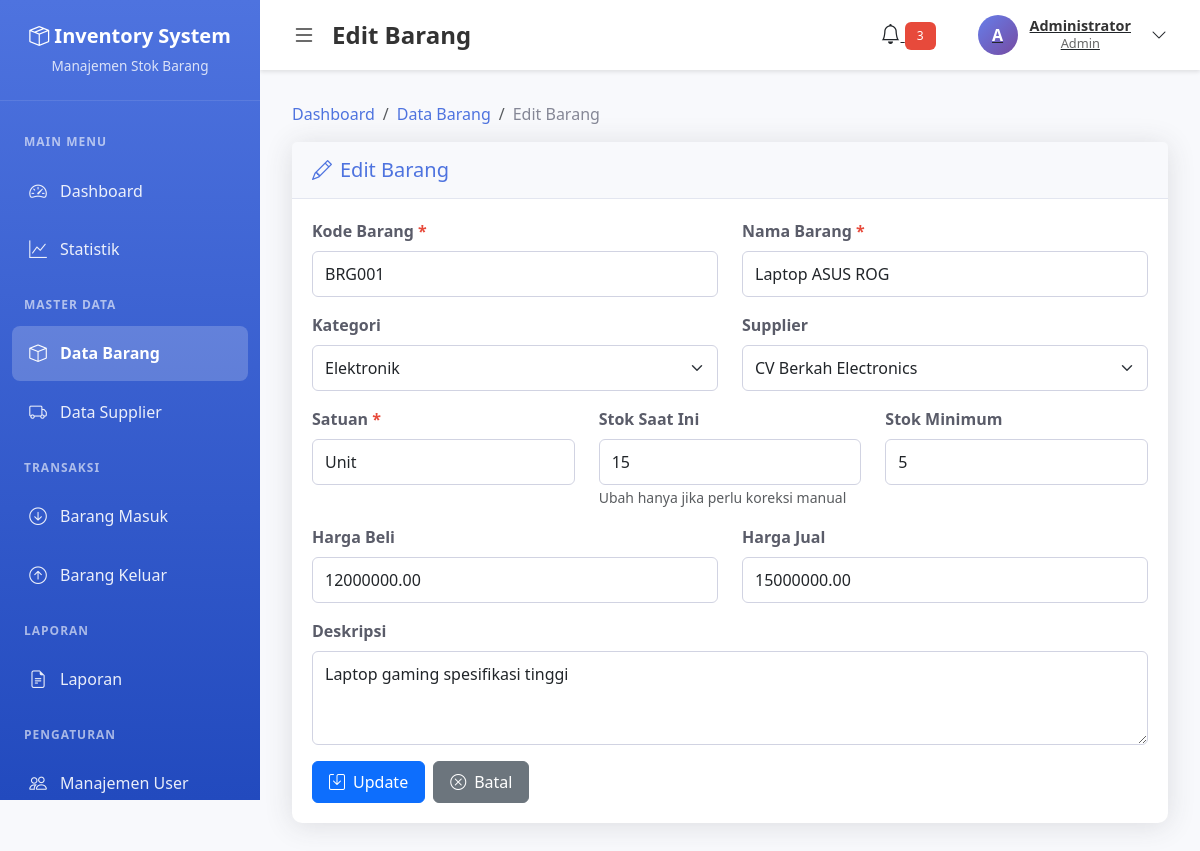
Screenshot of /barang/edit.php?id=1 (signed in) with the database file from the repository.
### tables this page shows
CREATE TABLE barang (
    id INT PRIMARY KEY AUTO_INCREMENT,
    kode_barang VARCHAR(20) UNIQUE NOT NULL,
    nama_barang VARCHAR(100) NOT NULL,
    kategori_id INT,
    supplier_id INT,
    satuan VARCHAR(20),
    stok INT DEFAULT 0,
    harga_beli DECIMAL(15,2),
    harga_jual DECIMAL(15,2),
    stok_minimum INT DEFAULT 10,
    deskripsi TEXT,
    created_at TIMESTAMP DEFAULT CURRENT_TIMESTAMP,
    updated_at TIMESTAMP DEFAULT CURRENT_TIMESTAMP ON UPDATE CURRENT_TIMESTAMP,
    FOREIGN KEY (kategori_id) REFERENCES kategori(id) ON DELETE SET NULL,
    FOREIGN KEY (supplier_id) REFERENCES supplier(id) ON DELETE SET NULL
);

CREATE TABLE kategori (
    id INT PRIMARY KEY AUTO_INCREMENT,
    nama_kategori VARCHAR(100) NOT NULL,
    deskripsi TEXT,
    created_at TIMESTAMP DEFAULT CURRENT_TIMESTAMP
);

CREATE TABLE supplier (
    id INT PRIMARY KEY AUTO_INCREMENT,
    kode_supplier VARCHAR(20) UNIQUE NOT NULL,
    nama_supplier VARCHAR(100) NOT NULL,
    alamat TEXT,
    telepon VARCHAR(20),
    email VARCHAR(100),
    created_at TIMESTAMP DEFAULT CURRENT_TIMESTAMP,
    updated_at TIMESTAMP DEFAULT CURRENT_TIMESTAMP ON UPDATE CURRENT_TIMESTAMP
);

### barang/edit.php (the view, shortened to what this page needs)
<?php
require_once __DIR__ . '/../includes/header.php';
$db = getDB();
$id = isset($_GET['id']) ? (int)$_GET['id'] : 0;
try {
    $stmt = $db->prepare("SELECT * FROM barang WHERE id = ?");
    $stmt->execute([$id]);
    $barang = $stmt->fetch();
    $kategoris = $db->query("SELECT * FROM kategori ORDER BY nama_kategori")->fetchAll();
    $suppliers = $db->query("SELECT * FROM supplier ORDER BY nama_supplier")->fetchAll();
} catch (PDOException $e) {
    die("Error: " . $e->getMessage());
}
?>
<nav aria-label="breadcrumb">
    <ol class="breadcrumb">
        <li class="breadcrumb-item"><a href="../dashboard/index.php">Dashboard</a></li>
        <li class="breadcrumb-item"><a href="barang.php">Data Barang</a></li>
        <li class="breadcrumb-item active">Edit Barang</li>
    </ol>
</nav>
<div class="card">
    <div class="card-header">
        <h5 class="mb-0"><i class="bi bi-pencil me-2"></i>Edit Barang</h5>
    </div>
    <div class="card-body">
        <form method="POST" class="needs-validation" novalidate>
            <div class="row">
                <div class="col-md-6 mb-3">
                    <label class="form-label">Kode Barang <span class="text-danger">*</span></label>
                    <input type="text" name="kode_barang" class="form-control" required
                           value="<?php echo htmlspecialchars($barang['kode_barang']); ?>">
                </div>
                <div class="col-md-6 mb-3">
                    <label class="form-label">Nama Barang <span class="text-danger">*</span></label>
                    <input type="text" name="nama_barang" class="form-control" required
                           value="<?php echo htmlspecialchars($barang['nama_barang']); ?>">
                </div>
                <div class="col-md-6 mb-3">
                    <label class="form-label">Kategori</label>
                    <select name="kategori_id" class="form-select">
                        <?php foreach ($kategoris as $k): ?>
                            <option value="<?php echo $k['id']; ?>"
                                    <?php echo ($barang['kategori_id'] == $k['id']) ? 'selected' : ''; ?>>
                                <?php echo htmlspecialchars($k['nama_kategori']); ?>
                            </option>
                        <?php endforeach; ?>
                    </select>
                </div>
                <div class="col-md-6 mb-3">
                    <label class="form-label">Supplier</label>
                    <select name="supplier_id" class="form-select">
                        <?php foreach ($suppliers as $s): ?>
                            <option value="<?php echo $s['id']; ?>"
                                    <?php echo ($barang['supplier_id'] == $s['id']) ? 'selected' : ''; ?>>
                                <?php echo htmlspecialchars($s['nama_supplier']); ?>
                            </option>
                        <?php endforeach; ?>
                    </select>
                </div>
                <div class="col-md-4 mb-3">
                    <label class="form-label">Satuan <span class="text-danger">*</span></label>
                    <input type="text" name="satuan" class="form-control" required
                           value="<?php echo htmlspecialchars($barang['satuan']); ?>">
                </div>
                <div class="col-md-4 mb-3">
                    <label class="form-label">Stok Saat Ini</label>
                    <input type="number" name="stok" class="form-control" min="0"
                           value="<?php echo $barang['stok']; ?>">
                    <small class="text-muted">Ubah hanya jika perlu koreksi manual</small>
                </div>
                <div class="col-md-4 mb-3">
                    <label class="form-label">Stok Minimum</label>
                    <input type="number" name="stok_minimum" class="form-control" min="0"
                           value="<?php echo $barang['stok_minimum']; ?>">
                </div>
                <div class="col-md-6 mb-3">
                    <label class="form-label">Harga Beli</label>
                    <input type="number" name="harga_beli" class="form-control" min="0" step="0.01"
                           value="<?php echo $barang['harga_beli']; ?>">
                </div>
                <div class="col-md-6 mb-3">
                    <label class="form-label">Harga Jual</label>
                    <input type="number" name="harga_jual" class="form-control" min="0" step="0.01"
                           value="<?php echo $barang['harga_jual']; ?>">
                </div>
                <div class="col-md-12 mb-3">
                    <label class="form-label">Deskripsi</label>
                    <textarea name="deskripsi" class="form-control" rows="3"><?php echo htmlspecialchars($barang['deskripsi']); ?></textarea>
                </div>
            </div>
            <div class="d-flex gap-2">
                <button type="submit" class="btn btn-primary">
                    <i class="bi bi-save me-2"></i>Update
                </button>
                <a href="barang.php" class="btn btn-secondary">
                    <i class="bi bi-x-circle me-2"></i>Batal
                </a>
            </div>
        </form>
    </div>
</div>
<?php require_once __DIR__ . '/../includes/footer.php'; ?>

### assets/css/style.css (style rules this page uses)
:root { --primary-color: #4e73df; --secondary-color: #858796; --success-color: #1cc88a; --danger-color: #e74a3b; --warning-color: #f6c23e; --info-color: #36b9cc; --light-color: #f8f9fc; --dark-color: #5a5c69; --sidebar-width: 250px; }
* { margin: 0; padding: 0; box-sizing: border-box; }
body { font-family: 'Segoe UI', Tahoma, Geneva, Verdana, sans-serif; background-color: #f8f9fc; color: #333; }
.text-danger { color: var(--danger-color) !important; }
.card { border: none; border-radius: 10px; box-shadow: 0 0.15rem 1.75rem rgba(58, 59, 69, 0.15); margin-bottom: 1.5rem; }
.card-header { background-color: #f8f9fc; border-bottom: 1px solid #e3e6f0; padding: 1rem 1.25rem; font-weight: 600; color: var(--primary-color); }
.card-body { padding: 1.25rem; }
.btn { border-radius: 6px; padding: 0.5rem 1rem; font-weight: 500; transition: all 0.3s ease; }
.form-control, .form-select { border-radius: 6px; border: 1px solid #d1d3e2; padding: 0.625rem 0.75rem; }
.form-label { font-weight: 600; color: var(--dark-color); margin-bottom: 0.5rem; }
.breadcrumb { background-color: transparent; padding: 0; margin-bottom: 1rem; }
.breadcrumb-item a { color: var(--primary-color); text-decoration: none; }
.breadcrumb-item.active { color: var(--secondary-color); }

### assets/css/dashboard.css (style rules this page uses)
:root { --sidebar-width: 260px; --header-height: 70px; }

### rows the page displays
barang: kode_barang "BRG001", nama_barang "Laptop ASUS ROG", kategori_id "Elektronik", supplier_id "CV Berkah Electronics", satuan "Unit", stok "15", stok_minimum "5", harga_beli "12000000.00", harga_jual "15000000.00", deskripsi "Laptop gaming spesifikasi tinggi"

### other values shown
$page_title "Edit Barang"
substr($_SESSION['nama_lengkap'], 0, 1) "A"
$_SESSION['nama_lengkap'] "Administrator"
$_SESSION['role'] "Admin"
